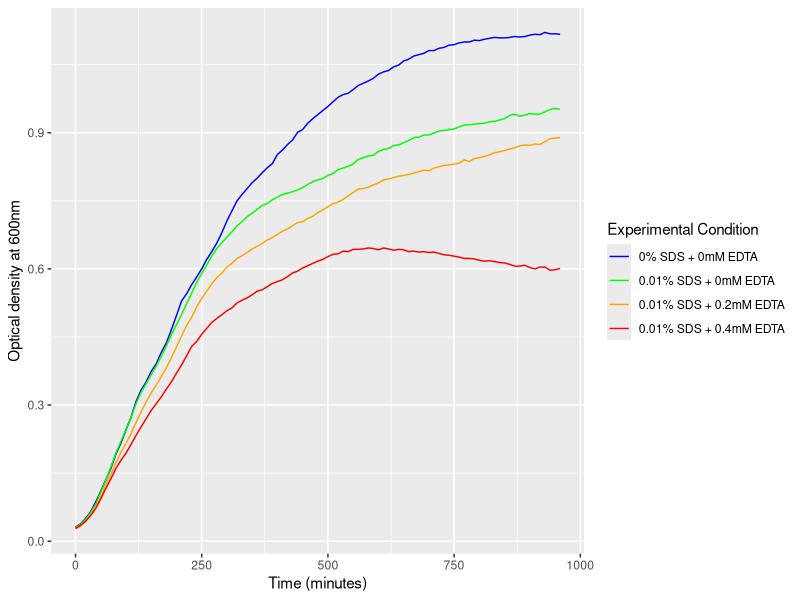

Recreate this plot in R.
### supplemental growth curve - WT

#install and load necessary packages
#install.packages('tidyverse') #uncomment if not installed

library(tidyverse)

#set up plot aesthetics - keep consistent across plots
x_order <- c("PC", "E0", "E2", "E4")
x_names <- c("0% SDS + 0mM EDTA", "0.01% SDS + 0mM EDTA", "0.01% SDS + 0.2mM EDTA", "0.01% SDS + 0.4mM EDTA")
colours <-c("blue", "green", "orange", "red")

#read data
wt <- read_csv('supp_WT/all growth curves - WT.csv')

#calculate technical replicate averages to get biological replicates
wt_bioreps <- wt |>
  group_by(time) |>
  summarize(PC1 = mean(PC1.1:PC1.3),
            PC2 = mean(PC2.1:PC2.2),
            PC3 = mean(PC3.1:PC3.2),
            PC4 = mean(PC4.1:PC4.2),
            E0.1 = mean(E0.1.1:E0.1.3),
            E0.2 = mean(E0.2.1:E0.2.2),
            E0.3 = mean(E0.3.1:E0.3.2),
            E0.4 = mean(E0.4.1:E0.4.2),
            E2.1 = mean(E2.1.1:E2.1.3),
            E2.2 = mean(E2.2.1:E2.2.2),
            E2.3 = mean(E2.3.1:E2.3.2),
            E2.4 = mean(E2.4.1:E2.4.2),
            E4.1 = mean(E4.1.1:E4.1.3),
            E4.2 = mean(E4.2.1:E4.2.2),
            E4.3 = mean(E4.3.1:E4.3.2),
            E4.4 = mean(E4.4.1:E4.4.2))

#calculate biological replicate averages
wt_avg <- wt_bioreps |>
  group_by(time) |>
  summarize(PC = mean(PC1:PC4),
            E0 = mean(E0.1:E0.4),
            E2 = mean(E2.1:E2.4),
            E4 = mean(E4.1:E4.4)) |>
  gather(conc, od, -time) |>
  add_column(n = c(1:388)) #make column with unrepeated values for full_join to work

#calculate standard deviations
wt_sd <- wt_bioreps |>
  group_by(time) |>
  summarize(PC_sd = sd(c_across(PC1:PC4)),
            E0_sd = sd(c_across(E0.1:E0.4)),
            E2_sd = sd(c_across(E2.1:E2.4)),
            E4_sd = sd(c_across(E4.1:E4.4))) |>
  gather(conc_sd, sd, -time) |>
  add_column(n = c(1:388)) #make column with unrepeated values for full_join to work

#join od and sd and make clean dataframe
wt_clean <- full_join(wt_avg, wt_sd) |>
  select(!(n:conc_sd))

#reorder data by EDTA concentration condition
wt_clean$conc <- factor(wt_clean$conc , levels = x_order)

#plot growth curves
growth_curve_wt <- ggplot(wt_clean) +
  geom_line(aes(x = time, y = od, colour = conc)) +
  xlab('Time (minutes)') +
  ylab('Optical density at 600nm') +
  labs(colour = 'Experimental Condition') +
  scale_colour_discrete(type = colours,
                        labels = x_names)
growth_curve_wt
